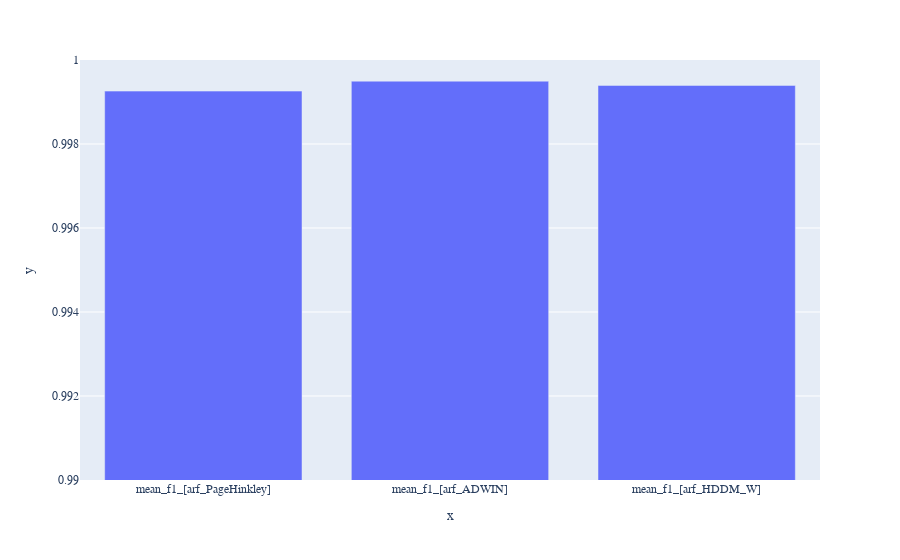

The notebook cell saved with this chart:
### Code cell
# mean f1
fig = px.bar(x = df_test_results.iloc[449,7:15:2].keys(), y = df_test_results.iloc[449,7:15:2].values, range_y = [0.99, 1])
fig.update_layout(
    font_family="Times New Roman",
)

### Figure 1 — Plotly figure (JSON) as saved in the notebook; plotly's stock layout.template omitted (floating-point values rounded to 4 significant figures)
{"data": [{"alignmentgroup": "True", "hovertemplate": "x=%{x}<br>y=%{y}<extra></extra>", "legendgroup": "", "marker": {"color": "#636efa", "pattern": {"shape": ""}}, "name": "", "offsetgroup": "", "orientation": "v", "showlegend": false, "textposition": "auto", "type": "bar", "x": ["mean_f1_[arf_PageHinkley]", "mean_f1_[arf_ADWIN]", "mean_f1_[arf_HDDM_W]"], "xaxis": "x", "y": [0.9993, 0.9995, 0.9994], "yaxis": "y"}], "layout": {"barmode": "relative", "font": {"family": "Times New Roman"}, "legend": {"tracegroupgap": 0}, "margin": {"t": 60}, "xaxis": {"anchor": "y", "domain": [0, 1], "title": {"text": "x"}}, "yaxis": {"anchor": "x", "domain": [0, 1], "range": [0.99, 1], "title": {"text": "y"}}}}
